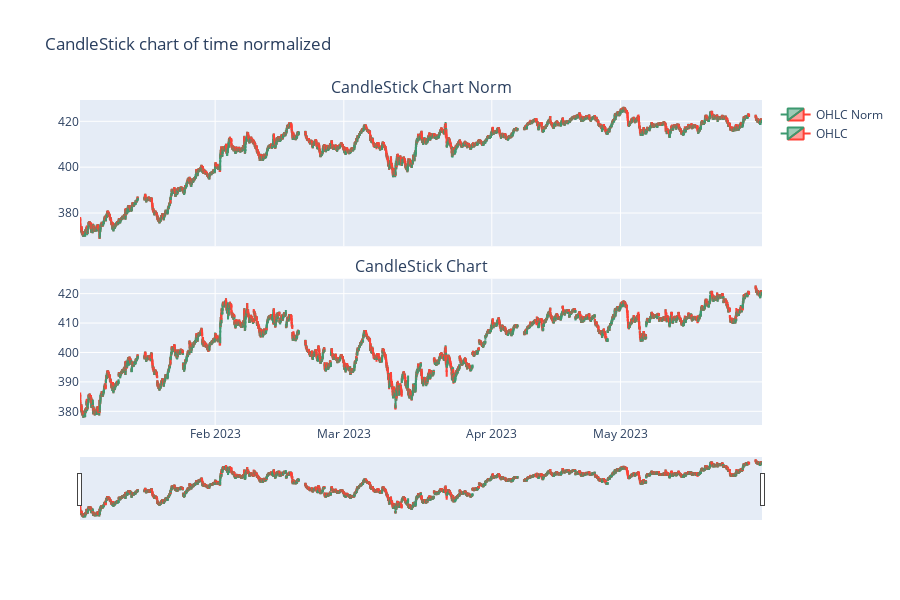

The code cell stored with this chart in its notebook:
### Code cell
toplot_df = trading_data_time_normalized

fig = make_subplots(rows=2, cols=1, shared_xaxes=True, 
                    vertical_spacing=0.1,
                    subplot_titles=("CandleStick Chart Norm", "CandleStick Chart"))
fig.add_trace(
    go.Candlestick(
        x=toplot_df['Date'], 
        open=toplot_df['Open'], 
        high=toplot_df['High'], 
        low=toplot_df['Low'], 
        close=toplot_df['Close'],
        name='OHLC Norm'
        ), row=1, col=1
)

fig.add_trace(
    go.Candlestick(
        x=trading_data_raw['Date'], 
        open=trading_data_raw['Open'], 
        high=trading_data_raw['High'], 
        low=trading_data_raw['Low'], 
        close=trading_data_raw['Close'],
        name='OHLC'
        ), row=2,col=1
)

fig.update_layout(
    title='CandleStick chart of time normalized',
    xaxis=dict(type="date", 
               rangebreaks=[
                   dict(bounds=["sat", "mon"]),
                   dict(bounds=[16,9.5], pattern='hour')
               ]              
            ),
    xaxis_rangeslider_visible=False,
    height=600,
    hovermode='x unified'
)



fig.update_xaxes(matches='x')

fig.show()

### Figure 1 — Plotly figure (JSON) as saved in the notebook; plotly's stock layout.template omitted (floating-point values rounded to 4 significant figures; data arrays with more than 128 entries replaced by an {"elided": "..."} marker saying what was removed)
{"data": [{"close": {"elided": "7956 float values"}, "high": {"elided": "7956 float values"}, "low": {"elided": "7956 float values"}, "name": "OHLC Norm", "open": {"elided": "7956 float values"}, "type": "candlestick", "x": {"elided": "7956 str values"}, "xaxis": "x", "yaxis": "y"}, {"close": {"elided": "7956 float values"}, "high": {"elided": "7956 float values"}, "low": {"elided": "7956 float values"}, "name": "OHLC", "open": {"elided": "7956 float values"}, "type": "candlestick", "x": {"elided": "7956 str values"}, "xaxis": "x2", "yaxis": "y2"}], "layout": {"annotations": [{"font": {"size": 16}, "showarrow": false, "text": "CandleStick Chart Norm", "x": 0.5, "xanchor": "center", "xref": "paper", "y": 1, "yanchor": "bottom", "yref": "paper"}, {"font": {"size": 16}, "showarrow": false, "text": "CandleStick Chart", "x": 0.5, "xanchor": "center", "xref": "paper", "y": 0.45, "yanchor": "bottom", "yref": "paper"}], "height": 600, "hovermode": "x unified", "title": {"text": "CandleStick chart of time normalized"}, "xaxis": {"anchor": "y", "domain": [0, 1], "matches": "x", "rangebreaks": [{"bounds": ["sat", "mon"]}, {"bounds": [16, 9.5], "pattern": "hour"}], "rangeslider": {"visible": false}, "showticklabels": false, "type": "date"}, "xaxis2": {"anchor": "y2", "domain": [0, 1], "matches": "x"}, "yaxis": {"anchor": "x", "domain": [0.55, 1]}, "yaxis2": {"anchor": "x2", "domain": [0, 0.45]}}}
